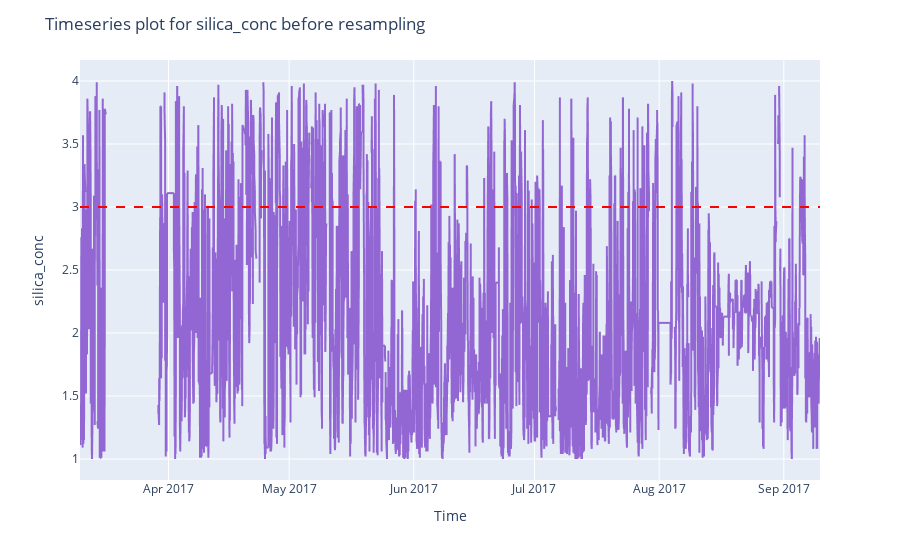

The code cell stored with this chart in its notebook:
### Code cell
variable_name = "silica_conc"

fig = reporting.charts.primitives.plot_timeline(
    data=post_set_off_equipment.reset_index(),
    x="timestamp",
    y=variable_name,
    title=f"Timeseries plot for {variable_name} before resampling"
)

# add 3% limit on plot
fig.add_hline(y=3, line_color="red", line_dash="dash")
fig.show()

### Figure 1 — Plotly figure (JSON) as saved in the notebook; plotly's stock layout.template omitted (floating-point values rounded to 4 significant figures; data arrays with more than 128 entries replaced by an {"elided": "..."} marker saying what was removed)
{"data": [{"hovertemplate": "timestamp=%{x}<br>silica_conc=%{y}<extra></extra>", "legendgroup": "", "line": {"color": "#9267D3", "dash": "solid"}, "marker": {"symbol": "circle"}, "mode": "lines", "name": "", "showlegend": false, "type": "scattergl", "x": {"elided": "4257 str values"}, "xaxis": "x", "y": {"elided": "4257 float values"}, "yaxis": "y"}], "layout": {"legend": {"tracegroupgap": 0}, "margin": {"t": 60}, "shapes": [{"line": {"color": "red", "dash": "dash"}, "type": "line", "x0": 0, "x1": 1, "xref": "x domain", "y0": 3, "y1": 3, "yref": "y"}], "title": {"text": "Timeseries plot for silica_conc before resampling"}, "xaxis": {"anchor": "y", "domain": [0, 1], "title": {"text": "Time"}}, "yaxis": {"anchor": "x", "domain": [0, 1], "title": {"text": "silica_conc"}}}}
